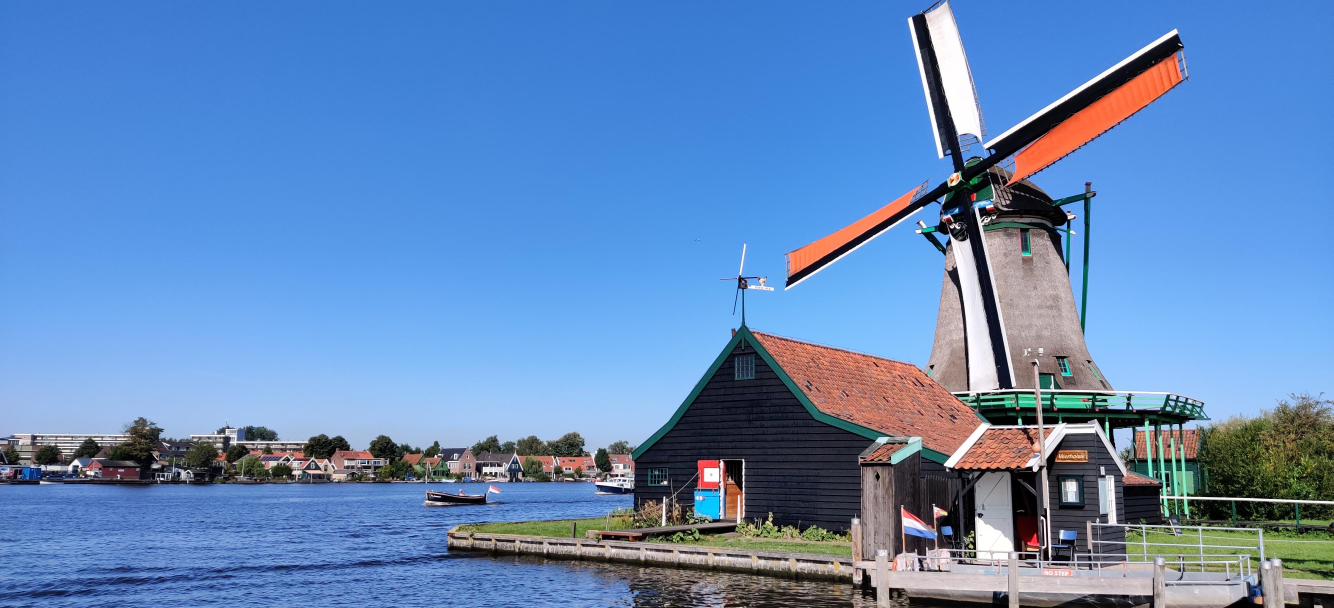
//> input picture 03_tools/computer-vision/image-processing/images/windmill.jpg, 4000 x 1824 px (shown at 1/3 size)
$ ./p5-brightness_control   (built with g++ and OpenCV 4)
//> lines starting //> are read from the running program, lines starting //| are printed output that depends on the picture
#include <opencv2/opencv.hpp>
#include <iostream>

using namespace cv;
using namespace std;

int main(int argc, char** argv)
{
    // Read the image file
    Mat image = imread("images/windmill.jpg");
//> image is the input picture: 1824 rows x 4000 cols, CV_8UC3; mean B, G, R 186.5, 136.8, 98.8

    // Check for failure
    if (image.empty())
    {
        cout << "Could not open or find the image" << endl;
        cin.get(); //wait for any key press
        return -1;
    }

    // Converts using the fomula - pixel_value_of_output_image(x, y) = pixel_value_of_input_image(x, y) * alpha + beta;
    // convertTo( OutputArray m, int return type, double alpha=1, double beta=0 )
    Mat imageBrighnessHigh50;
    image.convertTo(imageBrighnessHigh50, -1, 1, 50); //increase the brightness by 50
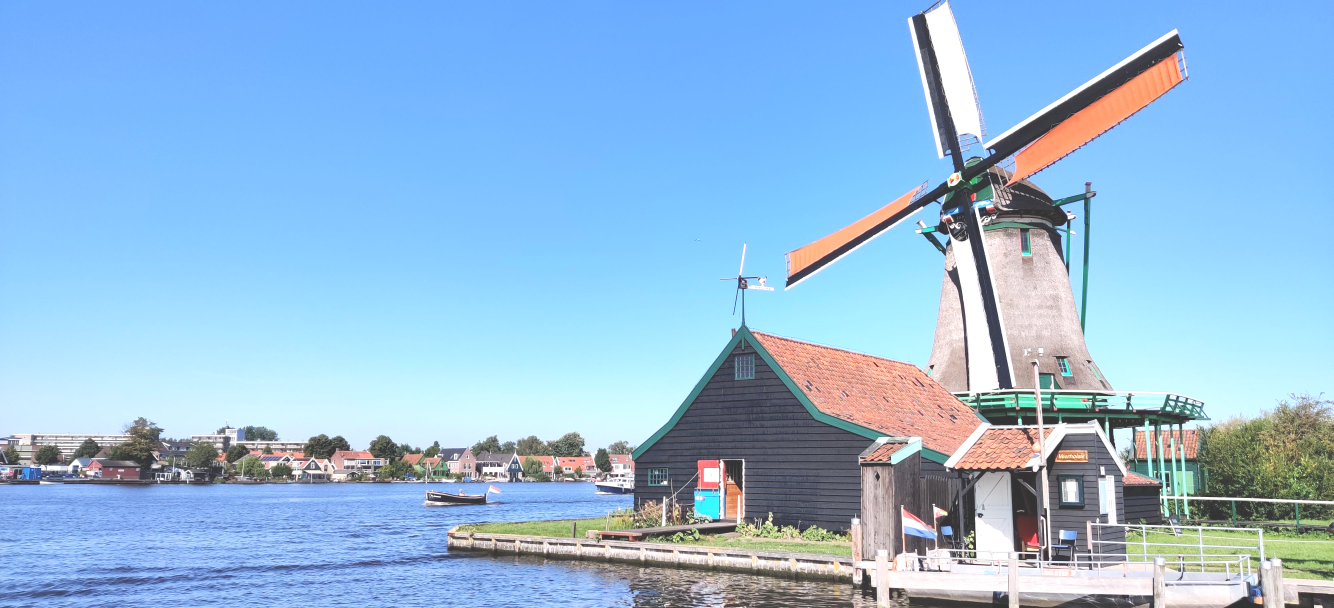
//> imageBrighnessHigh50: 1824 rows x 4000 cols, CV_8UC3 (shown at 1/3 size); mean B, G, R 219.6, 185.9, 147.3

    Mat imageBrighnessHigh100;
    image.convertTo(imageBrighnessHigh100, -1, 1, 100); //increase the brightness by 100
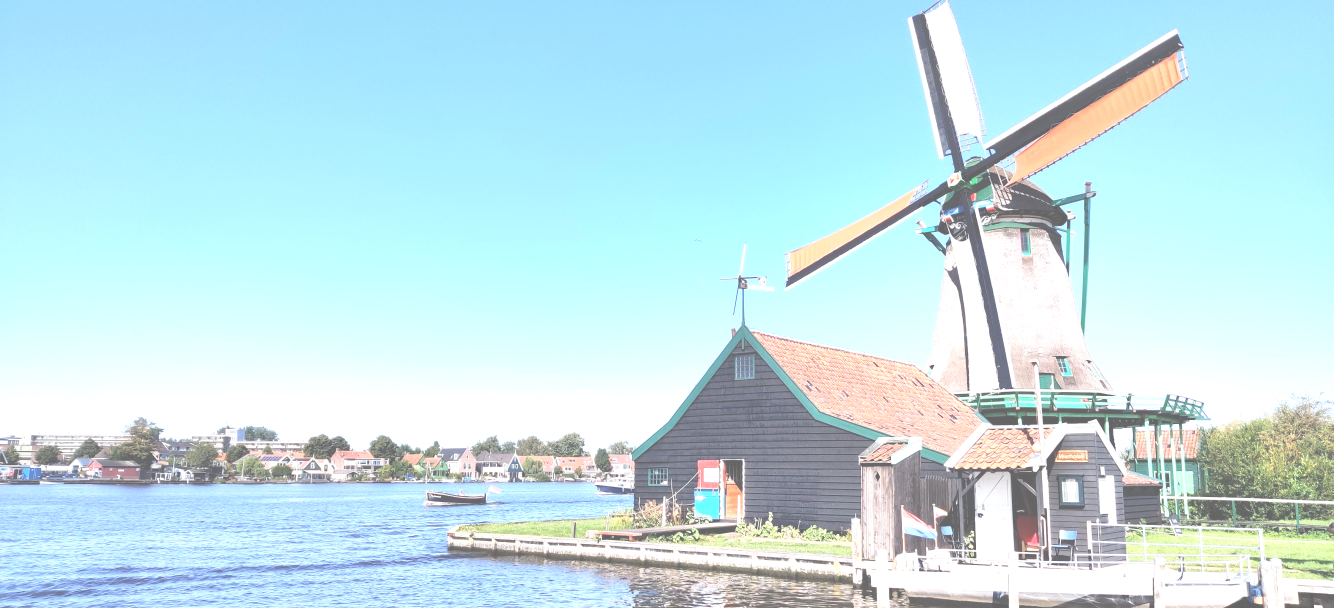
//> imageBrighnessHigh100: 1824 rows x 4000 cols, CV_8UC3 (shown at 1/3 size); mean B, G, R 233.8, 226.9, 193.1

    Mat imageBrighnessLow50;
    image.convertTo(imageBrighnessLow50, -1, 1, -50); //decrease the brightness by 50
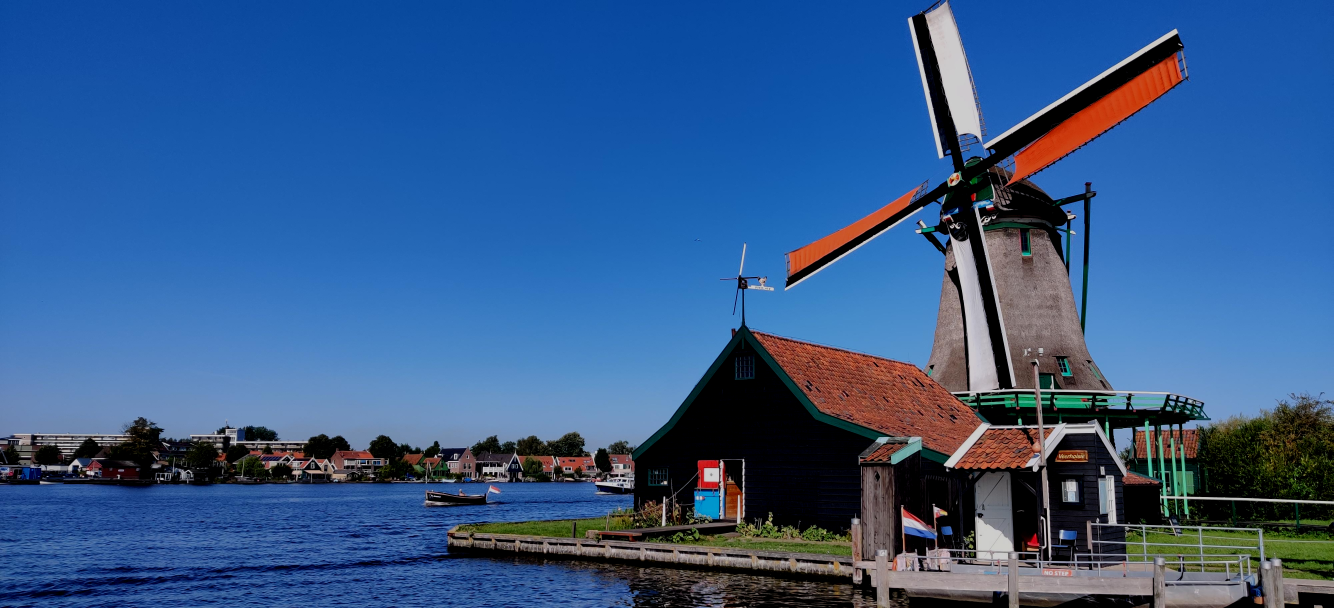
//> imageBrighnessLow50: 1824 rows x 4000 cols, CV_8UC3 (shown at 1/3 size); mean B, G, R 138.9, 89.5, 51.9

    Mat imageBrighnessLow100;
    image.convertTo(imageBrighnessLow100, -1, 1, -100); //decrease the brightness by 100
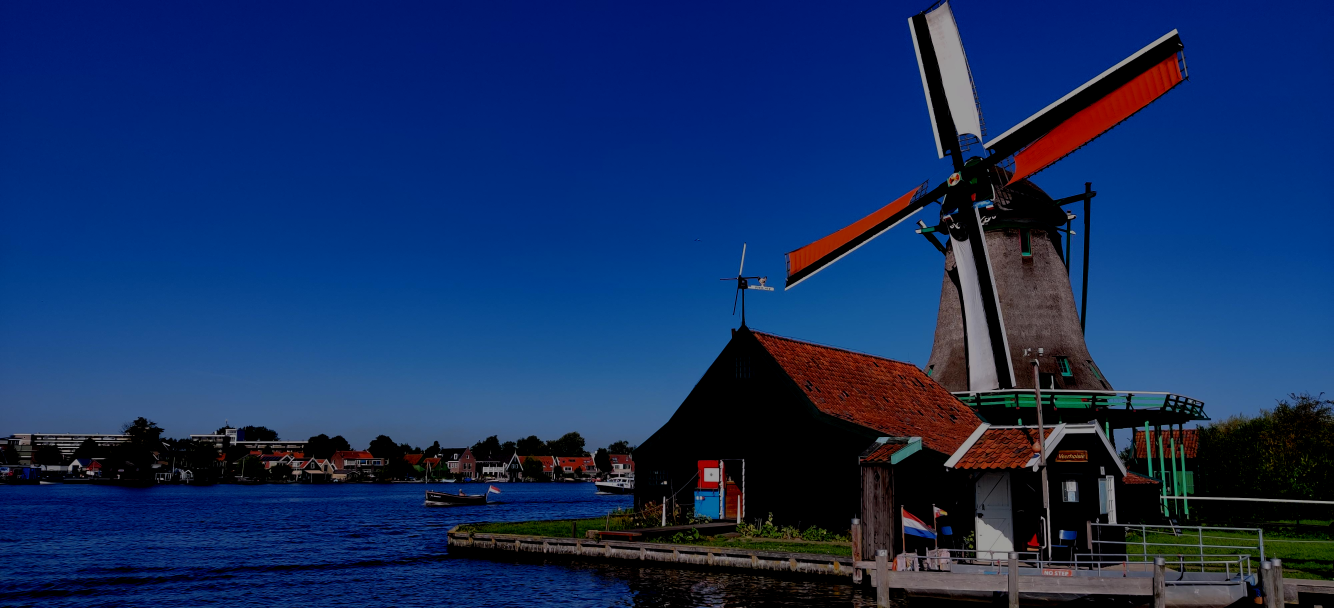
//> imageBrighnessLow100: 1824 rows x 4000 cols, CV_8UC3 (shown at 1/3 size); mean B, G, R 95.9, 46.2, 19.6

    //Defining window names for above images
    String windowNameOriginalImage = "Original Image";
    String windowNameBrightnessHigh50 = "Brightness Increased by 50";
    String windowNameWithBrightnessHigh100 = "Brightness Increased by 100";
    String windowNameBrightnessLow50 = "Brightness Decreased by 50";
    String windowNameBrightnessLow100 = "Brightness Decreased by 100";

    //Create and open windows for above images
    namedWindow(windowNameOriginalImage, WINDOW_NORMAL);
    namedWindow(windowNameBrightnessHigh50, WINDOW_NORMAL);
    namedWindow(windowNameWithBrightnessHigh100, WINDOW_NORMAL);
    namedWindow(windowNameBrightnessLow50, WINDOW_NORMAL);
    namedWindow(windowNameBrightnessLow100, WINDOW_NORMAL);

    //Resize the Width x Height
    resizeWindow(windowNameOriginalImage, 1600, 800);
    resizeWindow(windowNameBrightnessHigh50, 1600, 800);
    resizeWindow(windowNameWithBrightnessHigh100, 1600, 800);
    resizeWindow(windowNameBrightnessLow50, 1600, 800);
    resizeWindow(windowNameBrightnessLow100, 1600, 800);

    //Show above images inside the created windows.
    imshow(windowNameOriginalImage, image);
    imshow(windowNameBrightnessHigh50, imageBrighnessHigh50);
    imshow(windowNameWithBrightnessHigh100, imageBrighnessHigh100);
    imshow(windowNameBrightnessLow50, imageBrighnessLow50);
    imshow(windowNameBrightnessLow100, imageBrighnessLow100);

    waitKey(0); // Wait for any key stroke

    destroyAllWindows(); //destroy all open windows

    return 0;
}
